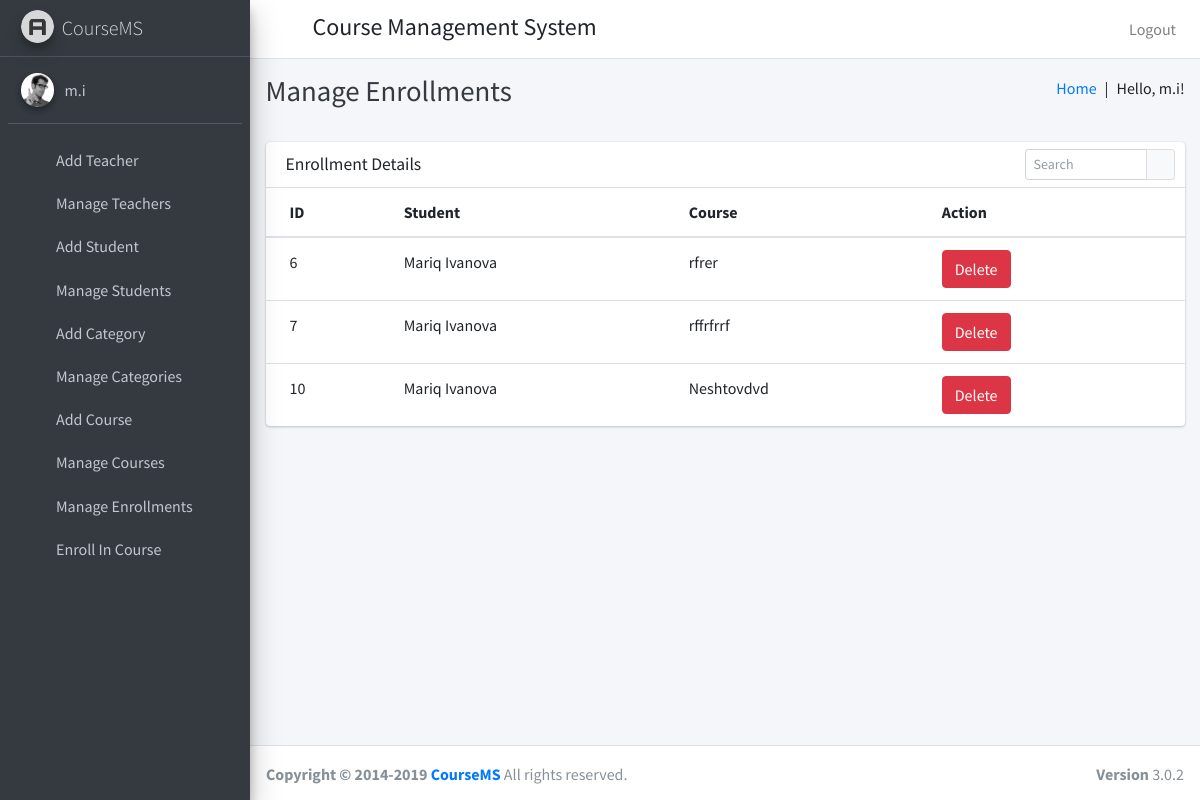
Screenshot of /manage_enrollments (signed in) with the database file from the repository.
### course/models.py (models this page shows, shortened)
class User(AbstractUser):
    USER_TYPE_SELECTION = (
        (1, "HOD"),
        (2, "Teacher"),
        (3, "Student")
    )
    user_type = models.CharField(max_length=1, choices=USER_TYPE_SELECTION, default=1)

class Enrollment(models.Model):
    id = models.AutoField(primary_key=True)
    course_id = models.ForeignKey(Course, on_delete=models.CASCADE)
    student_id = models.ForeignKey(Student, on_delete=models.CASCADE)
    class Meta:
        unique_together = ('course_id', 'student_id')

class Student(models.Model):
    id = models.AutoField(primary_key=True)
    user = models.OneToOneField(User, on_delete=models.CASCADE)
    gender = models.CharField(max_length=6)
    address = models.TextField()
    def __str__(self):
        return f'{self.user.first_name} {self.user.last_name}'

class Course(models.Model):
    id = models.AutoField(primary_key=True)
    course_name = models.CharField(max_length=255)
    category_id = models.ForeignKey(Category, on_delete=models.CASCADE)
    course_description = models.TextField()
    teacher_id = models.ForeignKey(Teacher, on_delete=models.CASCADE)
    created_at = models.DateTimeField(auto_now_add=True)
    updated_at = models.DateTimeField(auto_now=True)
    students = models.ManyToManyField(Student, through='Enrollment')
    def __str__(self):
        return self.course_name

### course/HodViews.py (the view)
# urls.py: path('manage_enrollments', HodViews.manage_enrollments,name="manage_enrollments"),
def manage_enrollments(request):
    enrollments = Enrollment.objects.all()
    return render(request, "hod_templates/manage_enrollments_template.html", {"enrollments": enrollments})

### course/templates/hod_templates/manage_enrollments_template.html
{% extends 'hod_templates/base_template.html' %}
{% block page_title %}
Manage Enrollments
{% endblock page_title %}
{% block main_content %}
    <section class="content">
      <div class="container-fluid">
           <div class="row">
          <div class="col-12">
            <div class="card">
              <div class="card-header">
                <h3 class="card-title">Enrollment Details</h3>
                <div class="card-tools">
                  <div class="input-group input-group-sm" style="width: 150px;">
                    <input type="text" name="table_search" class="form-control float-right" placeholder="Search">
                    <div class="input-group-append">
                      <button type="submit" class="btn btn-default"><i class="fas fa-search"></i></button>
                    </div>
                  </div>
                </div>
              </div>
              <div class="card-body table-responsive p-0">
                <table class="table table-hover text-nowrap">
                  <thead>
                    <tr>
                      <th>ID</th>
                      <th>Student</th>
                      <th>Course</th>
                      <th>Action</th>
                    </tr>
                  </thead>
                  <tbody>
                  {% for enrollment in enrollments %}
                    <tr>
                      <td>{{ enrollment.id }}</td>
                      <td>{{ enrollment.student_id }}</td>
                      <td>{{ enrollment.course_id }}</td>
                      <td><a href="/delete_enrollment/{{ enrollment.id }}" class="btn btn-danger">Delete</a></td>
                    </tr>
                  {% endfor %}
                  </tbody>
                </table>
              </div>
            </div>
          </div>
        </div>
      </div>
    </section>
{% endblock main_content %}

### course/templates/hod_templates/base_template.html (shortened to what this page needs)
{% load static %}
<!DOCTYPE html>
<html>
<head>
  <link rel="stylesheet" href="{% static "plugins/fontawesome-free/css/all.min.css" %}">
  <link rel="stylesheet" href="https://code.ionicframework.com/ionicons/2.0.1/css/ionicons.min.css">
  <link rel="stylesheet" href="{% static "plugins/tempusdominus-bootstrap-4/css/tempusdominus-bootstrap-4.min.css" %}">
  <link rel="stylesheet" href="{% static "plugins/icheck-bootstrap/icheck-bootstrap.min.css" %}">
  <link rel="stylesheet" href="{% static "plugins/jqvmap/jqvmap.min.css" %}">
  <link rel="stylesheet" href="{% static "dist/css/adminlte.min.css" %}">
  <link rel="stylesheet" href="{% static "plugins/overlayScrollbars/css/OverlayScrollbars.min.css" %}">
  <link rel="stylesheet" href="{% static "plugins/daterangepicker/daterangepicker.css" %}">
  <link rel="stylesheet" href="{% static "plugins/summernote/summernote-bs4.css" %}">
</head>
<body class="hold-transition sidebar-mini layout-fixed">
<div class="wrapper">
  <nav class="main-header navbar navbar-expand navbar-white navbar-light">
    <ul class="navbar-nav">
      <li class="nav-item">
        <a class="nav-link" data-widget="pushmenu" href="#"><i class="fas fa-bars"></i></a>
      </li>
    </ul>
    <h4 style="margin-left: 10px;margin-top: 5px;">Course Management System</h4>
    <ul class="navbar-nav ml-auto">
      <li class="nav-item">
        <a class="nav-link" href="{% url 'logout' %}">
          Logout
        </a>
      </li>
    </ul>
  </nav>
    {% include 'hod_templates/sidebar_content.html' %}
  <div class="content-wrapper">
    <div class="content-header">
      <div class="container-fluid">
        <div class="row mb-2">
          <div class="col-sm-6">
            <h1 class="m-0 text-dark">
              {% block page_title %}
              {% endblock page_title %}
            </h1>
          </div>
          <div class="col-sm-6">
            <ol class="breadcrumb float-sm-right">
              <li class="breadcrumb-item"><a href="/admin_home">Home&ensp;</a></li>
              <p>|&ensp;Hello,&nbsp;{{ user.get_username }}!</p>
            </ol>
          </div>
        </div>
      </div>
    </div>
    {% block main_content %}{% endblock main_content %}
  </div>
    {% include 'hod_templates/footer.html' %}
</div>
</body>
</html>

### course/templates/hod_templates/sidebar_content.html
{% load static %}
<aside class="main-sidebar sidebar-dark-primary elevation-4">
  <a href="/admin_home" class="brand-link">
    <img src="{% static "dist/img/AdminLTELogo.png" %}" alt="AdminLTE Logo" class="brand-image img-circle elevation-3"
      style="opacity: .8">
    <span class="brand-text font-weight-light">CourseMS</span>
  </a>
  <div class="sidebar">
    <div class="user-panel mt-3 pb-3 mb-3 d-flex">
      <div class="image">
        <img src="{% static "dist/img/user2-160x160.jpg" %}" class="img-circle elevation-2" alt="User Image">
      </div>
      <div class="info">
        <a href="#" class="d-block">{{ user.get_username }}</a>
      </div>
    </div>
    <nav class="mt-2">
      <ul class="nav nav-pills nav-sidebar flex-column" data-widget="treeview" role="menu" data-accordion="false">
        <li class="nav-item">
          <a href="/add_teacher" class="nav-link">
            <i class="nav-icon fas fa-th"></i>
            <p>
              Add Teacher
            </p>
          </a>
        </li>
        <li class="nav-item">
          <a href="/manage_teachers" class="nav-link">
            <i class="nav-icon fas fa-th"></i>
            <p>
              Manage Teachers
            </p>
          </a>
        </li>
        <li class="nav-item">
          <a href="/add_student" class="nav-link">
            <i class="nav-icon fas fa-th"></i>
            <p>
              Add Student
            </p>
          </a>
        </li>
        <li class="nav-item">
          <a href="/manage_students" class="nav-link">
            <i class="nav-icon fas fa-th"></i>
            <p>
              Manage Students
            </p>
          </a>
        </li>
        <li class="nav-item">
          <a href="/add_category" class="nav-link">
            <i class="nav-icon fas fa-th"></i>
            <p>
              Add Category
            </p>
          </a>
        </li>
        <li class="nav-item">
          <a href="/manage_categories" class="nav-link">
            <i class="nav-icon fas fa-th"></i>
            <p>
              Manage Categories
            </p>
          </a>
        </li>
        <li class="nav-item">
          <a href="/add_course" class="nav-link">
            <i class="nav-icon fas fa-th"></i>
            <p>
              Add Course
            </p>
          </a>
        </li>
        <li class="nav-item">
          <a href="/manage_courses" class="nav-link">
            <i class="nav-icon fas fa-th"></i>
            <p>
              Manage Courses
            </p>
          </a>
        </li>
        <li class="nav-item">
          <a href="/manage_enrollments" class="nav-link">
            <i class="nav-icon fas fa-th"></i>
            <p>
              Manage Enrollments
            </p>
          </a>
        </li>
        <li class="nav-item">
          <a href="/enrollment" class="nav-link">
            <i class="nav-icon fas fa-th"></i>
            <p>
              Enroll In Course
            </p>
          </a>
        </li>
      </ul>
    </nav>
  </div>
</aside>

### rows the page displays
User: get_username "m.i"
Enrollment: id "6", student_id "Mariq Ivanova", course_id "rfrer"
Enrollment: id "7", student_id "Mariq Ivanova", course_id "rffrfrrf"
Enrollment: id "10", student_id "Mariq Ivanova", course_id "Neshtovdvd"
